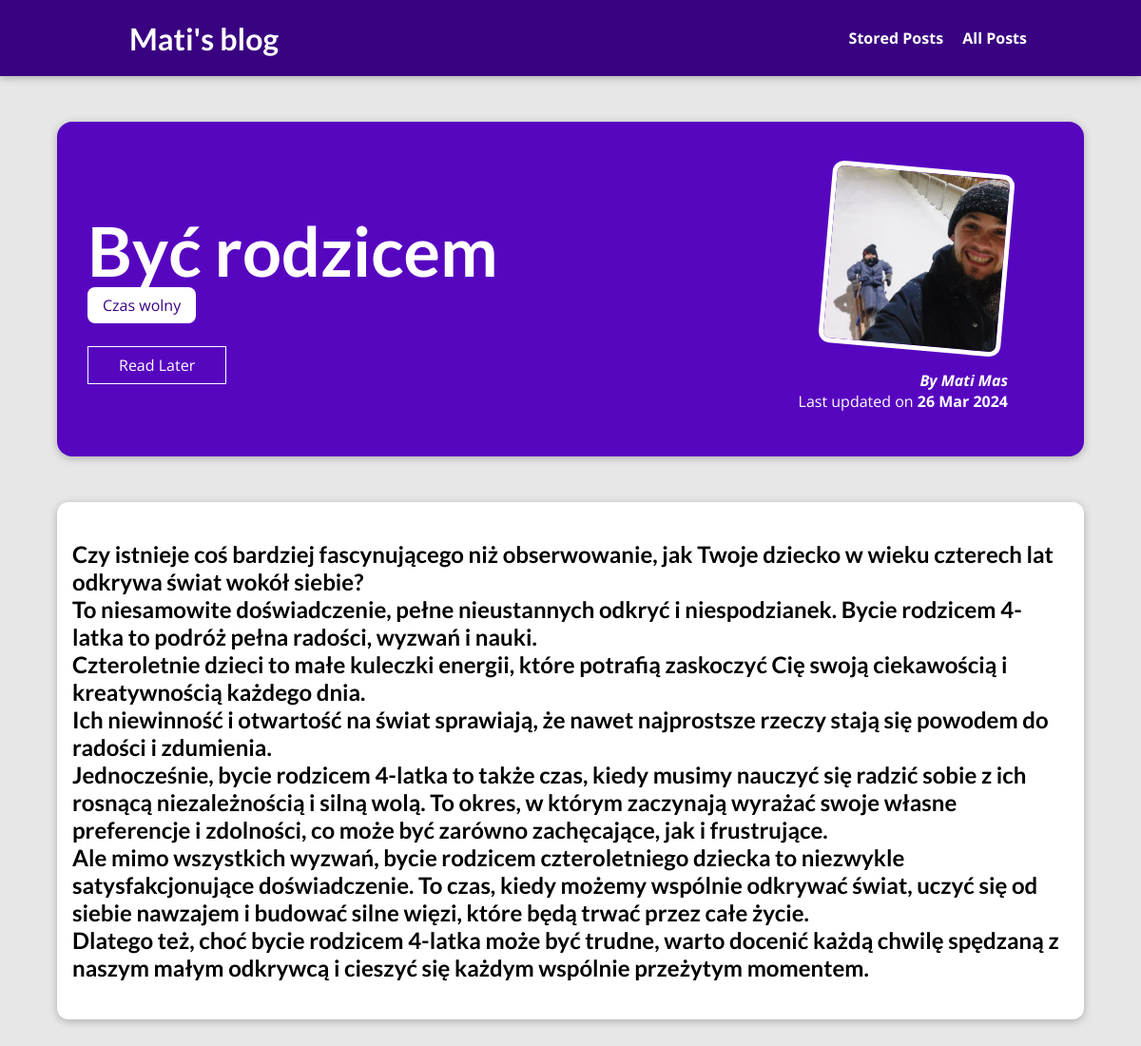
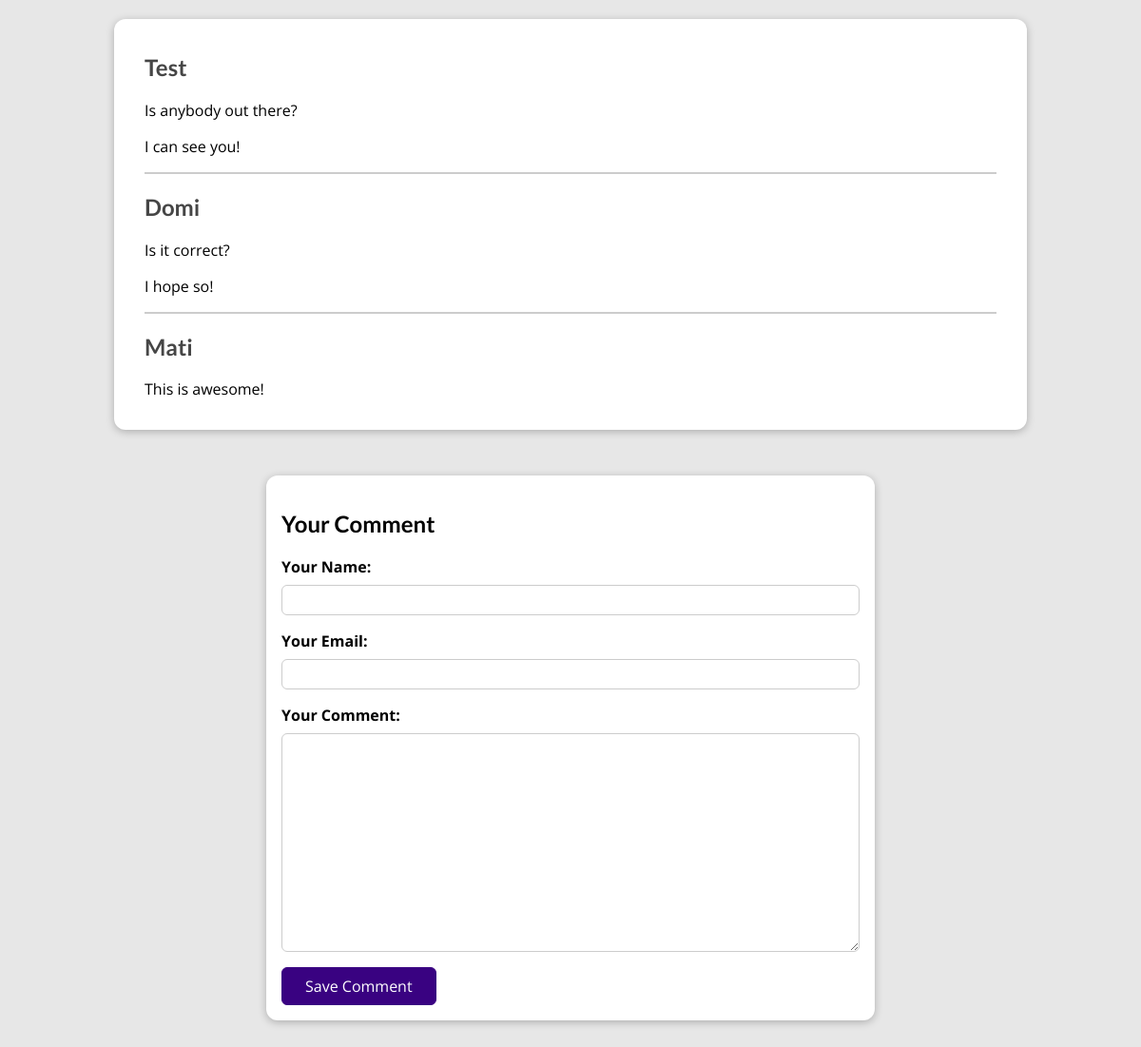
The app's page /posts/byc-rodzicem with its own data (2 pictures, top to bottom).
### blog/models.py (models this page shows, shortened)
class Post(models.Model):
    title = models.CharField(max_length=100, null=True)
    excerpt = models.CharField(max_length=100, null=True)
    image = models.ImageField(upload_to="posts", null=True)
    date = models.DateField(auto_now=True) #I must find how to insert the date.
    slug = models.SlugField(unique=True, default="", blank=True, null=False, db_index=True)
    content = models.TextField(validators=[MinLengthValidator(10)])
    author = models.ForeignKey(Author, on_delete=models.SET_NULL, null=True, related_name="posts")
    tag = models.ManyToManyField(Tag)

class Tag(models.Model):
    caption = models.CharField(max_length=50, null=True)

class Author(models.Model):
    first_name = models.CharField(max_length=50, null=True)
    last_name = models.CharField(max_length=50, null=True)
    email_address = models.EmailField(max_length=254, null=True)
    def __str__(self) -> str:
        return f"{self.first_name} {self.last_name}"

class Comment(models.Model):
    user_name = models.CharField(max_length=120, null=True)
    user_email = models.EmailField()
    text = models.TextField(max_length=400)
    post = models.ForeignKey(Post, on_delete=models.CASCADE, related_name="comments")

### blog/views.py (the view, shortened to what this page needs)
# urls.py: path('posts/<slug:slug>', views.SinglePostView.as_view(), name='post-content'),
class SinglePostView(View):
    def is_stored_post(self, request, post_id):
        stored_posts = request.session.get("stored_posts")
        if stored_posts is not None:
            is_saved_for_later = post_id in stored_posts
        else:
            is_saved_for_later = False
        return is_saved_for_later
    def get(self, request, slug):
        post = Post.objects.get(slug=slug)
        context = {
            "post": post,
            "post_tags": post.tag.all(),
            "comment_form":CommentForm(),
            "comments": post.comments.all().order_by("-id"),
            "saved_for_later": self.is_stored_post(request, post.id)
        }
        return render(request, "blog/post.html", context)

### blog/forms.py
class CommentForm(forms.ModelForm):
    class Meta:
        model = Comment
        exclude = ["post"]
        labels = {
            "user_name": "Your Name",
            "user_email": "Your Email",
            "text": "Your Comment",
        }

### blog/templates/blog/post.html (shortened to what this page needs)
{% extends 'base.html' %}
{% load static %}
{% block css_files %}
  <link rel="stylesheet" href="{% static 'blog/post.css' %}" />
{% endblock %}
{% block content %}
  <section id="summary">
    <h2>{{ post.title }}</h2>
    <div>
      {% for tag in post_tags %}
        <span class="tag"> {{ tag.caption }} </span>
      {% endfor %}
    </div>
    <div id="read-later">
      <form action="{% url "read-later" %}" method="POST">
        <button>
          {% if saved_for_later %}
            Remove from "Read Later" List
          {% else %}
            Read Later
          {% endif %}
        </button>
      </form>
    </div>
    <article>
      <img src="{{ post.image.url }}" alt="{{ post.title }}" />
      <address>By <a href="mailto:{{post.author.email_address}}">{{ post.author }}</a></address>
      <div>
        Last updated on <time>{{ post.date|date:'d M Y' }}</time>
      </div>
    </article>
  </section>
  <main>
    <h2>{{ post.content|linebreaks }}</h2>
  </main>
  <section id="comments">
    <ul>
      {% for comment in comments %}
      <li>
        <h2>{{comment.user_name}}</h2>
        <p>{{comment.text|linebreaks}}</p>
      </li>{% endfor %}
    </ul>
  </section>
  <section id="comment-form">
    <h2>Your Comment</h2>
    <form action="{% url "post-content" post.slug %}"  method="POST">
      {% for form_field in comment_form %}
      <div class="form-control {% if form_field.errors  %}invalid{% endif %}">
        {{ form_field.label_tag }}
        {{ form_field }}
      </div>
      {% endfor %}
      <button> Save Comment </button>
    </form>
  </section>
{% endblock %}

### templates/base.html (shortened to what this page needs)
{% load static %}
<!DOCTYPE html>
<html lang="en">
  <head>
    <link rel="stylesheet" href="{% static 'app.css' %}" />
    {% block css_files %}
    {% endblock %}
  </head>
  <body>
    <header id="main-navigation">
      <h1><a href="{% url 'index' %}">Mati's blog</a></h1>
      <nav>
        <a href="{% url 'read-later' %}">Stored Posts</a>
        <a href="{% url 'posts' %}">All Posts</a>
      </nav>
    </header>
    {% block content %}
    {% endblock %}
  </body>
</html>

### static/app.css (style rules this page uses)
* { box-sizing: border-box; }
html { font-family: 'Open Sans', 'Lato', sans-serif; }
body { margin: 0; }
h1, h2, h3 { font-family: 'Lato', sans-serif; font-weight: bold; }
#main-navigation { width: 100%; height: 5rem; display: flex; justify-content: space-between; align-items: center; padding: 0 10%; position: absolute; top: 0; left: 0; }
#main-navigation a { text-decoration: none; color: white; font-weight: bold; margin-left: 1rem; }

### blog/static/blog/post.css (style rules this page uses)
body { background-color: #e7e7e7; }
#main-navigation { background-color: #390281; box-shadow: 0 2px 8px rgba(0, 0, 0, 0.25); }
#summary { margin: 8rem auto 3rem auto; padding: 2rem; width: 90%; max-width: 90rem; border-radius: 16px; background-color: #5706c0; position: relative; box-shadow: 0 2px 8px rgba(0, 0, 0, 0.25); height: 22rem; }
#summary h2 { color: white; font-size: 4.5rem; margin-bottom: 0.25rem; }
#summary article { position: absolute; top: 2rem; right: 3rem; padding: 1rem 2rem; border-radius: 12px; text-align: right; color: white; }
#summary article img { width: 12rem; height: 12rem; border-radius: 12px; transform: rotateZ(5deg); border: 5px solid white; margin-bottom: 1rem; }
#summary address { font-weight: bold; }
#summary a { color: white; text-decoration: none; }
#summary time { font-weight: bold; }
#read-later { margin: 2rem 0; }
#read-later button { background-color: transparent; border: 1px solid white; padding: 0.5rem 2rem; font: inherit; color: white; cursor: pointer; }
main { width: 90%; max-width: 90rem; margin: 3rem auto; background-color: white; padding: 1rem; border-radius: 12px; box-shadow: 0 2px 8px rgba(0, 0, 0, 0.25); }
.tag { background-color: white; color: #390281; padding: 0.5rem 1rem; border-radius: 8px; }
#comment-form { margin: 3rem auto; width: 90%; max-width: 40rem; border-radius: 12px; background-color: white; box-shadow: 0 2px 8px rgba(0, 0, 0, 0.25); padding: 1rem; }
#comment-form button { font: inherit; background-color: #390281; color: white; border: 1px solid #390281; padding: 0.5rem 1.5rem; border-radius: 6px; cursor: pointer; }
.form-control { margin-bottom: 1rem; }
.form-control label { font-weight: bold; margin-bottom: 0.5rem; display: block; }
.form-control input, .form-control textarea { display: block; width: 100%; font: inherit; padding: 0.25rem; border-radius: 6px; border: 1px solid #ccc; }
#comments { margin: 3rem auto; width: 90%; max-width: 60rem; border-radius: 12px; background-color: white; box-shadow: 0 2px 8px rgba(0, 0, 0, 0.25); padding: 1rem 2rem; }
#comments ul { list-style: none; margin: 0; padding: 0; }
#comments li { margin-bottom: 1rem; border-bottom: 2px solid #ccc; }
#comments li:last-of-type { border-bottom: none; }
#comments h2 { color: #464646; }

### records on screen
Post: title "Być rodzicem", image (picture), author "Mati Mas", date "26 Mar 2024", content "Czy istnieje coś bardziej fascynującego niż obserwowanie, jak Twoje dziecko w wieku czterech lat odkrywa świat wokół siebie? To niesamowite doświadczenie, pełne nieustannych odkryć i niespodzianek. Bycie rodzicem 4-latka to podróż pełna radości, wyzwań i nauki. Czteroletnie dzieci to małe kuleczki energii, które potrafią zaskoczyć Cię swoją ciekawością i kreatywnością każdego dnia. Ich niewinność i otwartość na świat sprawiają, że nawet najprostsze rzeczy stają się powodem do radości i zdumienia. Jednocześnie, bycie rodzicem 4-latka to także czas, kiedy musimy nauczyć się radzić sobie z ich rosnącą niezależnością i silną wolą. To okres, w którym zaczynają wyrażać swoje własne preferencje i…"
Tag: caption "Czas wolny"
Comment: user_name "Test", text "Is anybody out there? I can see you!"
Comment: user_name "Domi", text "Is it correct? I hope so!"
Comment: user_name "Mati", text "This is awesome!"
